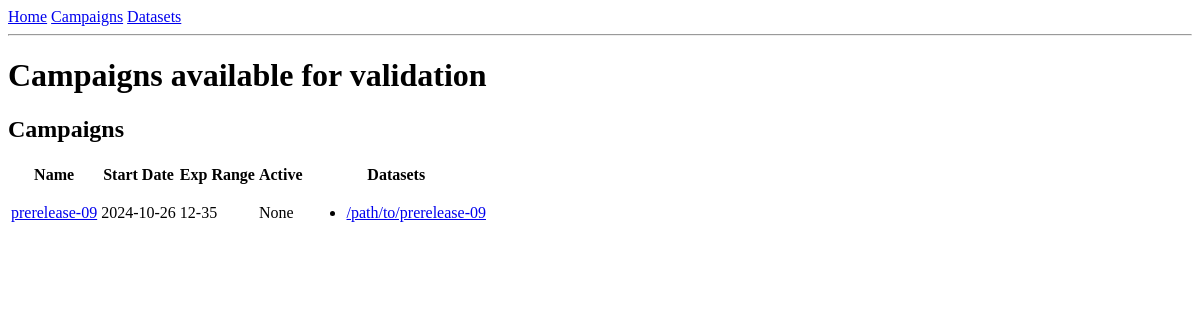
Page /campaigns/4 on the earlier database version.
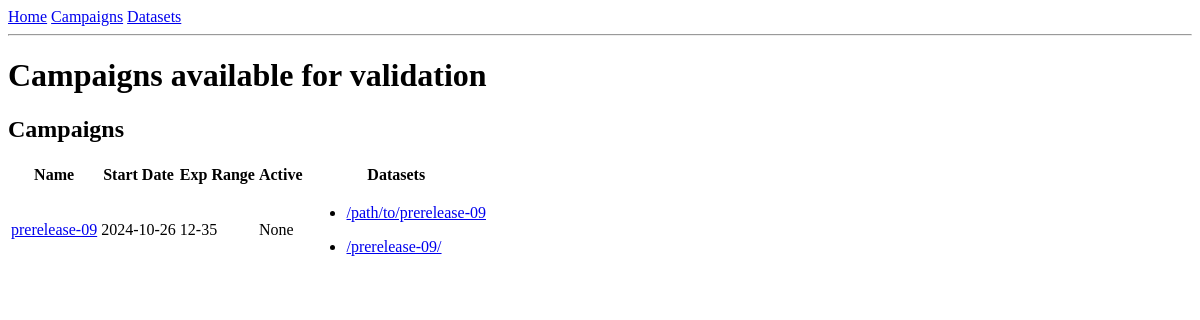
Same page on the later database version.
### app/models.py (models this page shows, shortened)
class Campaign(db.Model):
    __tablename__ = "Campaign"
    id = db.Column(db.Integer, primary_key=True)
    name = db.Column(db.String(20), unique = True)
    exp_range = db.Column(db.String(20))
    start_date = db.Column(db.Date, default=datetime.utcnow)
    active_campaign = db.Column(db.Boolean, default = True)
    datasets = db.relationship("Dataset", back_populates="campaign")

class Dataset(db.Model):
    __tablename__ = "Dataset"
    id = db.Column(db.Integer, primary_key = True)
    collection_lpn = db.Column(db.String(50), unique=True)
    date_added = db.Column(db.Date, default=datetime.utcnow)
    campaign_id = db.Column(db.Integer, db.ForeignKey("Campaign.id"))
    campaign = db.relationship("Campaign", back_populates='datasets')

### app/routes.py (the view)
@app.route("/campaigns/<id>")
@app.route("/campaigns", methods = ["GET", "POST"] )
def campaigns(id=None):
    form = AddCampaign()
    if form.validate_on_submit():
        campaign = models.Campaign(name=form.name.data, exp_range = form.exp_range.data, start_date=form.start_date.data)
        db.session.add(campaign)
        db.session.commit()
        flash("New campaign added")
        return redirect(url_for("campaigns"))
    if id:
        campaigns = models.Campaign.query.filter_by(id=id).all()
        return render_template("campaigns.html", campaigns=campaigns, form=form, campaign_group=False)
    campaigns = models.Campaign.query.all()
    return render_template("campaigns.html", campaigns=campaigns, form=form, campaign_group=True)

### app/templates/campaigns.html (shortened to what this page needs)
{% extends "base.html" %}
{% block content %}
    <h1>Campaigns available for validation</h1>
   {% include "tables/campaign_table.html" %}
{% endblock %}

### app/templates/tables/campaign_table.html
<h2>Campaigns</h2>
<table>
    <tr>
        <th>Name</th>
        <th>Start Date</th>
        <th>Exp Range</th>
        <th>Active</th>
        <th> Datasets </th>
    </tr>
    {% for campaign in campaigns %}
    <tr class="clickable-row">
        <td>
            <a href="{{ url_for('campaigns', id=campaign.id) }}">{{ campaign.name }}</a>
        </td>
        <td>
            {{ campaign.start_date}}
        </td>
        <td>
            {{ campaign.exp_range}}
        </td>
        <td>
            {{ campaign.active_campaign}}
        </td>
        <td>
            {% for dataset in campaign.datasets%}
                <ul>
                    <li>
                        <a href= {{ url_for('datasets', id=dataset.id)}}> {{ dataset.collection_lpn }}</a>
                    </li>
                </ul>
            {% endfor %}
        </td>
    </tr>
    {%  endfor %}
</table>

Differences in the rows shown:
added Dataset: collection_lpn "/prerelease-09/"
